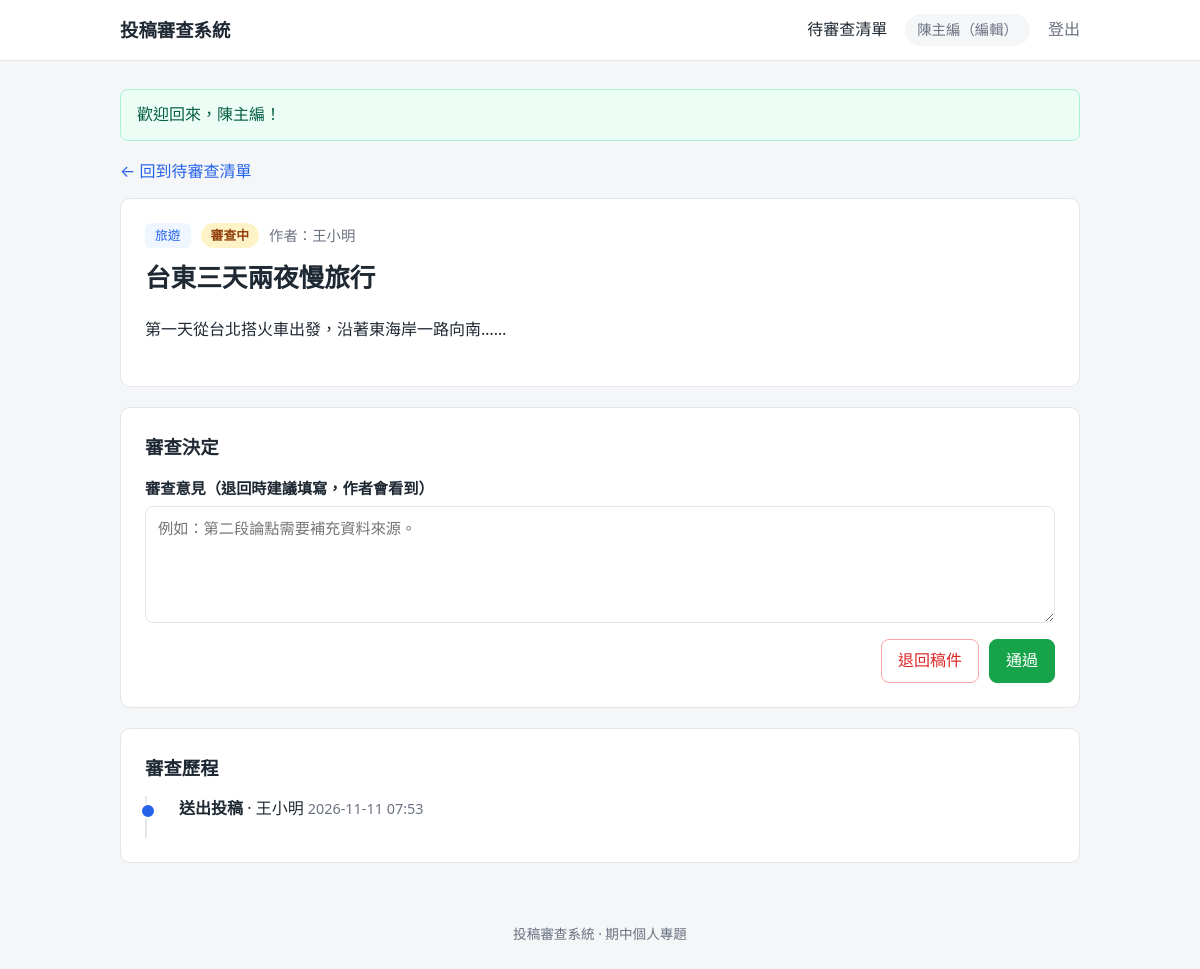
/editor/review.php?id=2 (signed in), run on the app's committed database.
### tables this page shows
CREATE TABLE manuscripts (
    id           INT AUTO_INCREMENT PRIMARY KEY,
    author_id    INT NOT NULL,
    category_id  INT NOT NULL,
    title        VARCHAR(200) NOT NULL,
    content      TEXT NOT NULL,
    status       ENUM('editing', 'reviewing', 'approved') NOT NULL DEFAULT 'editing',
    submitted_at DATETIME NULL,
    created_at   DATETIME NOT NULL DEFAULT CURRENT_TIMESTAMP,
    updated_at   DATETIME NOT NULL DEFAULT CURRENT_TIMESTAMP ON UPDATE CURRENT_TIMESTAMP,
    CONSTRAINT fk_manuscript_author   FOREIGN KEY (author_id)   REFERENCES users(id),
    CONSTRAINT fk_manuscript_category FOREIGN KEY (category_id) REFERENCES categories(id),
    INDEX idx_author_status (author_id, status),
    INDEX idx_status (status)
);

CREATE TABLE categories (
    id   INT AUTO_INCREMENT PRIMARY KEY,
    name VARCHAR(50) NOT NULL UNIQUE
);

CREATE TABLE users (
    id            INT AUTO_INCREMENT PRIMARY KEY,
    username      VARCHAR(50)  NOT NULL UNIQUE,
    password_hash VARCHAR(255) NOT NULL,
    display_name  VARCHAR(50)  NOT NULL,
    role          ENUM('author', 'editor') NOT NULL,
    created_at    DATETIME NOT NULL DEFAULT CURRENT_TIMESTAMP
);

CREATE TABLE review_logs (
    id            INT AUTO_INCREMENT PRIMARY KEY,
    manuscript_id INT NOT NULL,
    user_id       INT NOT NULL,
    action        ENUM('submit', 'approve', 'reject') NOT NULL,
    comment       TEXT NULL,
    created_at    DATETIME NOT NULL DEFAULT CURRENT_TIMESTAMP,
    CONSTRAINT fk_log_manuscript FOREIGN KEY (manuscript_id) REFERENCES manuscripts(id) ON DELETE CASCADE,
    CONSTRAINT fk_log_user       FOREIGN KEY (user_id)       REFERENCES users(id)
);

### includes/db.php (called while the page is built, shortened)
<?php
function db(): PDO
{
    static $pdo = null;
    if ($pdo === null) {
        $dsn = sprintf(
            'mysql:host=%s;port=%s;dbname=%s;charset=utf8mb4',
            env('DB_HOST', '127.0.0.1'),
            env('DB_PORT', '3306'),
            env('DB_NAME', 'submission_review')
        );
        $pdo = new PDO($dsn, env('DB_USER', 'root'), env('DB_PASS', ''), [
            PDO::ATTR_ERRMODE            => PDO::ERRMODE_EXCEPTION,
            PDO::ATTR_DEFAULT_FETCH_MODE => PDO::FETCH_ASSOC,
            PDO::ATTR_EMULATE_PREPARES   => false,
        ]);
    }
    return $pdo;
}

### includes/manuscripts.php (called while the page is built, shortened)
<?php
require_once __DIR__ . '/helpers.php';
function find_manuscript(int $id): ?array
{
    $stmt = db()->prepare(
        'SELECT m.*, c.name AS category, u.display_name AS author
         FROM manuscripts m
         JOIN categories c ON c.id = m.category_id
         JOIN users u ON u.id = m.author_id
         WHERE m.id = ?'
    );
    $stmt->execute([$id]);
    return $stmt->fetch() ?: null;
}
function review_logs(int $manuscriptId): array
{
    $stmt = db()->prepare(
        'SELECT l.action, l.comment, l.created_at, u.display_name
         FROM review_logs l JOIN users u ON u.id = l.user_id
         WHERE l.manuscript_id = ?
         ORDER BY l.created_at DESC, l.id DESC'
    );
    $stmt->execute([$manuscriptId]);
    return $stmt->fetchAll();
}

### editor/review.php (the view, shortened to what this page needs)
<?php
require_once __DIR__ . '/../includes/manuscripts.php';
$id = (int) ($_GET['id'] ?? $_POST['id'] ?? 0);
$m = find_manuscript($id);
$logs = review_logs($id);
require __DIR__ . '/../includes/header.php';
?>
<a class="back" href="<?= h(url('editor/index.php')) ?>">← 回到待審查清單</a>
<article class="card manuscript">
    <div class="meta">
        <span class="tag"><?= h($m['category']) ?></span>
        <?= status_badge($m['status']) ?>
        <span class="muted">作者：<?= h($m['author']) ?></span>
    </div>
    <h1><?= h($m['title']) ?></h1>
    <div class="content"><?= nl2br(h($m['content'])) ?></div>
</article>
<?php if ($m['status'] === 'reviewing'): ?>
<form method="post" class="card form review-form">
    <h2>審查決定</h2>
    <label>審查意見（退回時建議填寫，作者會看到）
        <textarea name="comment" rows="4" placeholder="例如：第二段論點需要補充資料來源。"></textarea>
    </label>
    <div class="form-actions">
        <button type="submit" name="decision" value="reject" class="btn btn-danger"
                onclick="return confirm('確定退回這篇稿件？')">退回稿件</button>
        <button type="submit" name="decision" value="approve" class="btn btn-success"
                onclick="return confirm('確定通過這篇稿件？')">通過</button>
    </div>
</form>
<?php endif; ?>
<?php require __DIR__ . '/../includes/review_history.php'; ?>
<?php require __DIR__ . '/../includes/footer.php'; ?>

### includes/helpers.php (shortened to what this page needs)
<?php
require_once __DIR__ . '/db.php';
function h(?string $value): string
{
    return htmlspecialchars($value ?? '', ENT_QUOTES, 'UTF-8');
}
function url(string $path = ''): string
{
    return BASE_URL . '/' . ltrim($path, '/');
}
function status_badge(string $status): string
{
    return sprintf('<span class="badge badge-%s">%s</span>', h($status), h(STATUS_LABELS[$status] ?? $status));
}

### includes/review_history.php (shortened to what this page needs)
<?php if ($logs): ?>
<section class="card">
    <h2>審查歷程</h2>
    <ol class="timeline">
        <?php foreach ($logs as $log): ?>
            <li class="timeline-<?= h($log['action']) ?>">
                <div><strong><?= h(ACTION_LABELS[$log['action']]) ?></strong> · <?= h($log['display_name']) ?>
                    <span class="muted"><?= h(substr($log['created_at'], 0, 16)) ?></span></div>
            </li>
        <?php endforeach; ?>
    </ol>
</section>
<?php endif; ?>

### assets/style.css (style rules this page uses)
:root { --bg: #f5f6f8; --surface: #fff; --text: #1f2933; --muted: #6b7280; --border: #e3e6ea; --primary: #2563eb; --primary-dark: #1d4ed8; --danger: #dc2626; --success: #16a34a; --radius: 10px; }
* { box-sizing: border-box; }
body { margin: 0; font-family: system-ui, -apple-system, "Segoe UI", "Noto Sans TC", "Microsoft JhengHei", sans-serif; background: var(--bg); color: var(--text); line-height: 1.6; }
a { color: var(--primary); text-decoration: none; }
h1 { font-size: 1.6rem; margin: 0 0 18px; }
h2 { font-size: 1.15rem; margin: 0 0 14px; }
.count, .muted { color: var(--muted); font-size: .9rem; }
.card { background: var(--surface); border: 1px solid var(--border); border-radius: var(--radius); padding: 24px; margin-bottom: 20px; }
.btn { display: inline-block; padding: 8px 16px; border-radius: 8px; border: 1px solid var(--border); background: var(--surface); color: var(--text); font: inherit; cursor: pointer; text-decoration: none; }
.btn-success { background: var(--success); border-color: var(--success); color: #fff; }
.btn-danger { background: #fff; border-color: #fca5a5; color: var(--danger); }
.badge { display: inline-block; padding: 2px 10px; border-radius: 999px; font-size: .8rem; font-weight: 600; }
.badge-reviewing { background: #fef3c7; color: #92400e; }
.tag { display: inline-block; padding: 2px 10px; border-radius: 6px; background: #eff6ff; color: var(--primary); font-size: .8rem; }
.form label { display: block; margin-bottom: 16px; font-weight: 600; font-size: .95rem; }
.form input, .form select, .form textarea, .filters select { display: block; width: 100%; margin-top: 6px; padding: 9px 12px; font: inherit; font-weight: normal; border: 1px solid var(--border); border-radius: 8px; background: #fff; }
.form textarea { resize: vertical; }
.form-actions { display: flex; justify-content: flex-end; gap: 10px; flex-wrap: wrap; }
.back { display: inline-block; margin-bottom: 14px; }
.manuscript .meta { display: flex; gap: 10px; align-items: center; margin-bottom: 10px; flex-wrap: wrap; }
.manuscript .content { white-space: normal; margin-bottom: 20px; }
.timeline { list-style: none; margin: 0; padding: 0 0 0 18px; border-left: 2px solid var(--border); }
.timeline li { position: relative; padding: 0 0 16px 14px; }
.timeline li::before { content: ""; position: absolute; left: -25px; top: 7px; width: 12px; height: 12px; border-radius: 50%; background: var(--muted); border: 2px solid #fff; }
.timeline-submit::before { background: var(--primary) !important; }

### data on the page
manuscripts: category.name "旅遊", status "審查中", author.display_name "王小明", title "台東三天兩夜慢旅行", content "第一天從台北搭火車出發，沿著東海岸一路向南……"
review_logs: action "送出投稿", user.display_name "王小明", created_at "2026-11-11 07:53"

### other printed values
$user['display_name'] "陳主編"
$flash['message'] "歡迎回來，陳主編！"
